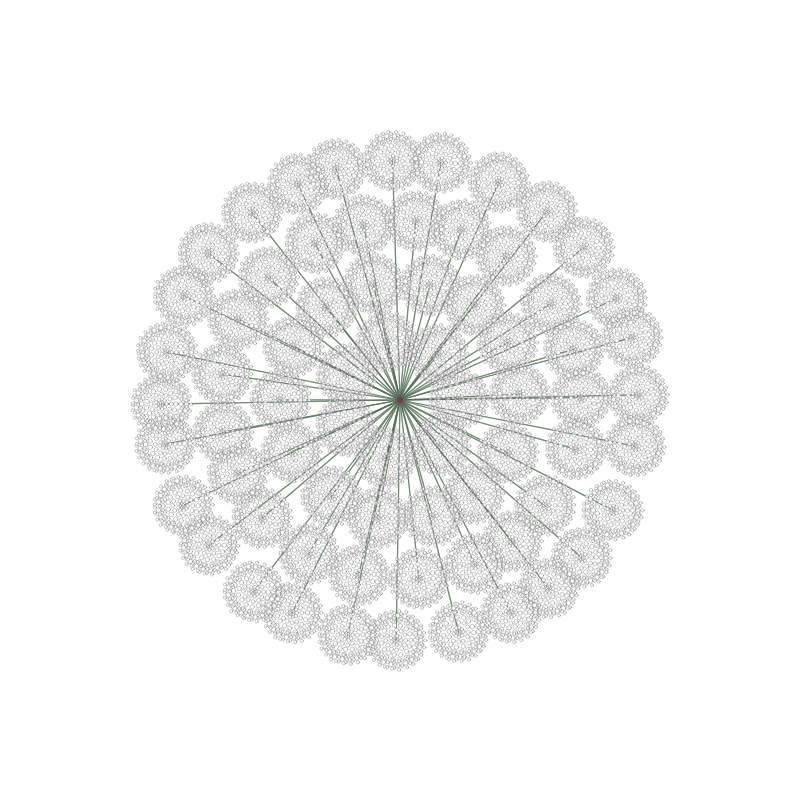
Frame 1 (no input)
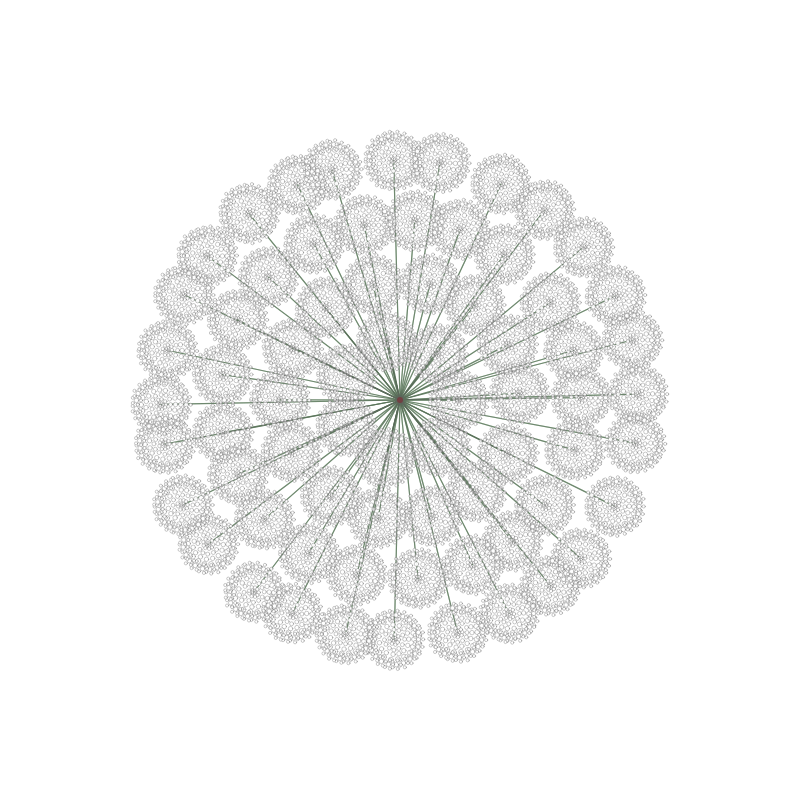
Frame 60 (no input)
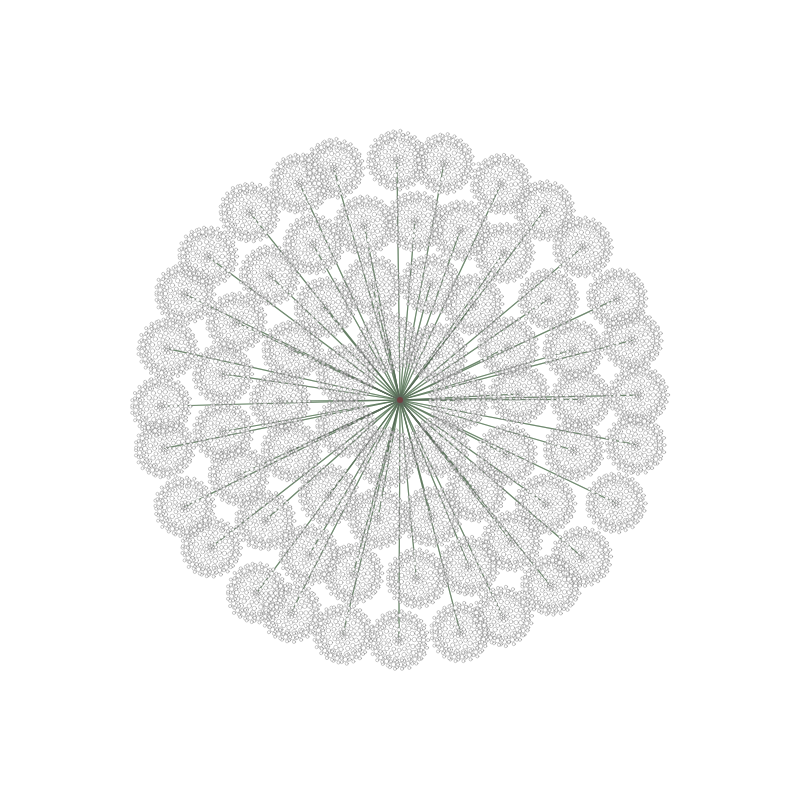
Frame 120 (the mouse pressed at the canvas centre since frame 60)

The p5.js sketch that drew these frames (run headless with seeded random() and noise() and a simulated clock; from frame 60 on, the mouse is pressed at the canvas centre):

// p5.js sketch
// ── sketch.js
let clusters = [];
let ringCount = 4;
let ringSpacing = 60;
let maxRadius;

function setup() {
    createCanvas(800, 800);
    angleMode(DEGREES);
    smooth();
    strokeWeight(1.2);
    noFill();

    maxRadius = ringCount * ringSpacing;
    let angleOffset = random(360);

    for (let r = 1; r <= ringCount; r++) {
        let radius = r * ringSpacing;
        let numClusters = r * 7;

        for (let i = 0; i < numClusters; i++) {
            let angle = (360 / numClusters) * i + angleOffset;
            clusters.push(new FlowerCluster(angle, radius));
        }
    }
}

function draw() {
    background(255);
    translate(width / 2, height / 2);

    for (let cluster of clusters) {
        cluster.update();
    }

    // stems first
    for (let cluster of clusters) {
        cluster.drawStem();
    }

    // flower heads on top
    for (let cluster of clusters) {
        cluster.display();
    }
    // Central red floret
    noStroke();
    fill(140, 10, 20, 100);
    ellipse(0, 0, 6, 6);
}

class FlowerCluster {
    constructor(angle, radius) {
        this.baseAngle = angle;
        this.baseRadius = radius;
        this.t = random(1000);
        // Different motion to make movements different per stem
        this.angleNoise = random(1000);
        this.radiusNoise = random(1000);
    }

    update() {
        // Slow, smooth movement using noise and a smaller time step
        this.t += 0.003;
        this.angle = this.baseAngle + (noise(this.t + this.angleNoise) - 0.5) * 10;
        this.radius = this.baseRadius + (noise(this.t + this.radiusNoise) - 0.5) * 6;
        this.x = cos(this.angle) * this.radius;
        this.y = sin(this.angle) * this.radius;
    }
    drawStem() {

        stroke(60, 120, 60, 180);
        strokeWeight(1.2);
        line(0, 0, this.x, this.y);
    }


    display() {
        push();
        let x = cos(this.angle) * this.radius;
        let y = sin(this.angle) * this.radius;
        // Draw stem so the flower and stem sway together
        stroke(100, 100, 100, 100);
        line(0, 0, x, y);
        translate(this.x, this.y);
        this.drawUmbel(5, 6, 5);
        pop();
    }

drawUmbel(rings, baseFlorets, radiusStep) {
        // Central cluster of tiny florets
        stroke(100, 100, 100, 150);
        strokeWeight(0.6);
        fill(255, 240);
        let centerCount = 6;
        for (let i = 0; i < centerCount; i++) {
            let ca = (360 / centerCount) * i;
            let cr = random(1, 3);
            ellipse(cos(ca) * cr, sin(ca) * cr, 2.5, 2.5);
        }

        // Outer rings of florets
        for (let ring = 1; ring <= rings; ring++) {
            let florets = baseFlorets + ring * 3;
            let r = ring * radiusStep;
            for (let i = 0; i < florets; i++) {
                let a = (360 / florets) * i + sin(this.t * 1.2 + i) * 1;
                let fx = cos(a) * r + random(-0.5, 0.5);
                let fy = sin(a) * r + random(-0.5, 0.5);
                push();
                translate(fx, fy);
                if (ring === rings) {
                    this.drawMiniUmbel(5, 2.5 + ring * 0.4);
                } else {
                    ellipse(0, 0, 3 + ring * 0.5, 3 + ring * 0.5);
                }
                pop();
            }
        }
    }
    drawMiniUmbel(count, size) {
        // Small umbel used on the outer ring
        ellipse(0, 0, size, size);
        for (let i = 0; i < count; i++) {
            let a = (360 / count) * i;
            let x = cos(a) * size;
            let y = sin(a) * size;
            ellipse(x, y, size * 0.7, size * 0.7);
        }
    }
}
// ── style.css
body {
  margin: 0;
  background: #fefefe;
  display: flex;
  justify-content: center;
  align-items: center;
  height: 100vh;
}
canvas {
  border: 1px solid #ccc;
}
